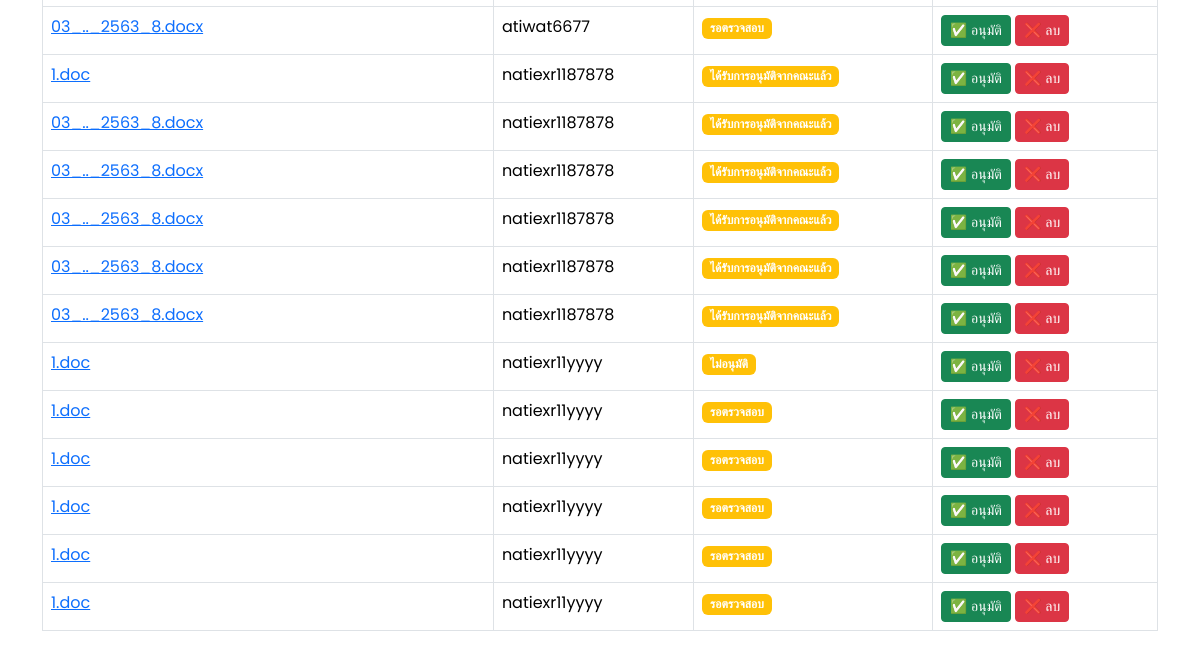
The app's page /manage_requests (signed in, lower part), older data.
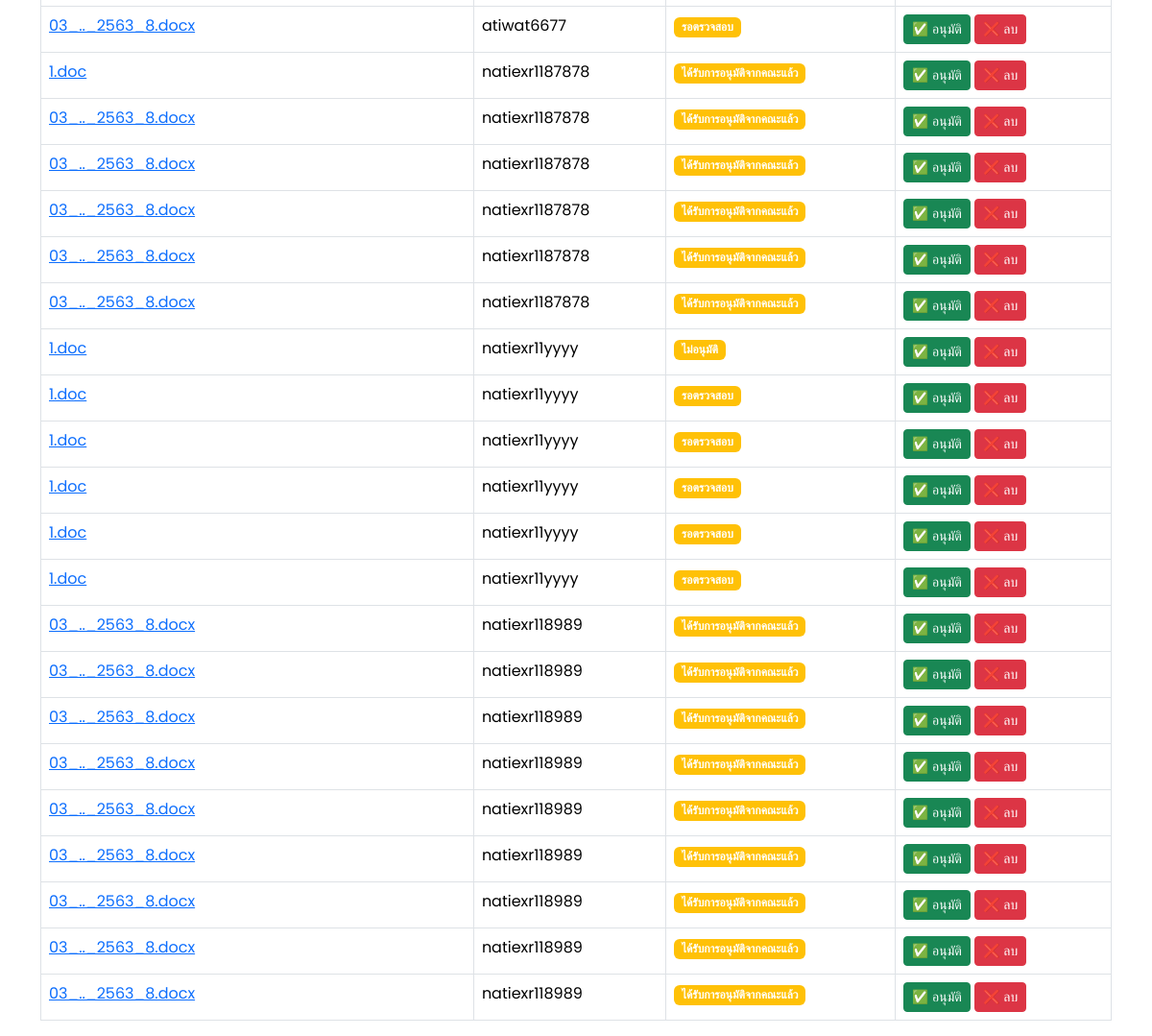
The same page, newer data.
### app.py (models this page shows)
class File(db.Model):
    id = db.Column(db.Integer, primary_key=True)
    filename = db.Column(db.String(255), nullable=False)
    file_path = db.Column(db.String(255), nullable=True)  # ✅ เพิ่มฟิลด์นี้
    status = db.Column(db.String(50), nullable=False, default="รอตรวจสอบ")
    comment = db.Column(db.Text, nullable=True)
    user_id = db.Column(db.Integer, db.ForeignKey('user.id'), nullable=False)
    upload_date = db.Column(db.DateTime, default=db.func.current_timestamp())
    review_date = db.Column(db.DateTime, nullable=True)
    approve_date = db.Column(db.DateTime, nullable=True)

class User(db.Model):
    id = db.Column(db.Integer, primary_key=True)
    username = db.Column(db.String(100), unique=True, nullable=False)
    email = db.Column(db.String(150), unique=True, nullable=False)  # ✅ เพิ่ม email
    password = db.Column(db.String(200), nullable=False)
    role = db.Column(db.String(10), nullable=False, default='user')
    files = db.relationship('File', backref='user', lazy=True)
    faculty = db.Column(db.String(100), nullable=True)

### app.py (the view)
@app.route('/manage_requests')
def manage_requests():
    if 'user_id' not in session or session.get('role') not in ['admin', 'admin_university']:
        flash("⚠️ กรุณาเข้าสู่ระบบก่อน!", "warning")
        return redirect(url_for('login'))  # ถ้าไม่ได้ login ให้กลับไปหน้า login
    files = File.query.all()
    response = make_response(render_template('manage_requests.html', files=files))
    response.headers['Cache-Control'] = 'no-store, no-cache, must-revalidate, max-age=0'
    response.headers['Pragma'] = 'no-cache'
    response.headers['Expires'] = '0'
    return response

### templates/manage_requests.html (shortened to what this page needs)
<!DOCTYPE html>
<html lang="th">
<head>
    <link href="https://cdn.jsdelivr.net/npm/bootstrap@5.3.3/dist/css/bootstrap.min.css" rel="stylesheet">
    <link rel="stylesheet" href="https://cdnjs.cloudflare.com/ajax/libs/font-awesome/6.4.2/css/all.min.css">
</head>
<body>
    <div class="container mt-4">
        <table class="table table-bordered mt-3">
            <tbody>
                {% for file in files %}
                <tr>
                    <td>
                        <a href="{{ url_for('uploaded_file', filename=file.filename) }}" target="_blank">
                            {{ file.filename }}
                        </a>
                    </td>
                    <td>{{ file.user.username }}</td>
                    <td>
                        <span class="badge {% if file.status == 'อนุมัติแล้ว' %} bg-success {% else %} bg-warning {% endif %}">
                            {{ file.status }}
                        </span>
                    </td>
                    <td>
                        {% if file.status != 'อนุมัติแล้ว' %}
                        <a href="{{ url_for('approve_file', file_id=file.id) }}" class="btn btn-success btn-sm">
                            ✅ อนุมัติ
                        </a>
                        {% endif %}
                        <a href="{{ url_for('delete_file', file_id=file.id) }}" class="btn btn-danger btn-sm"
                           onclick="return confirm('คุณแน่ใจหรือไม่ว่าต้องการลบไฟล์นี้?');">
                            ❌ ลบ
                        </a>
                    </td>
                </tr>
                {% else %}
                <tr>
                    <td colspan="4" class="text-center text-muted">ยังไม่มีคำขอเอกสาร</td>
                </tr>
                {% endfor %}
            </tbody>
        </table>
    </div>
</body>
</html>

### templates/manage_requests.html (style rules this page uses)
body { font-family: 'Poppins', sans-serif; background: white; color: black; }

Row changes from the older to the newer data that the page shows:
added File: filename "03_.._2563_8.docx", user.username "natiexr118989", status "ได้รับการอนุมัติจากคณะแล้ว"
added File: filename "03_.._2563_8.docx", user.username "natiexr118989", status "ได้รับการอนุมัติจากคณะแล้ว"
added File: filename "03_.._2563_8.docx", user.username "natiexr118989", status "ได้รับการอนุมัติจากคณะแล้ว"
added File: filename "03_.._2563_8.docx", user.username "natiexr118989", status "ได้รับการอนุมัติจากคณะแล้ว"
added File: filename "03_.._2563_8.docx", user.username "natiexr118989", status "ได้รับการอนุมัติจากคณะแล้ว"
added File: filename "03_.._2563_8.docx", user.username "natiexr118989", status "ได้รับการอนุมัติจากคณะแล้ว"
added File: filename "03_.._2563_8.docx", user.username "natiexr118989", status "ได้รับการอนุมัติจากคณะแล้ว"
added File: filename "03_.._2563_8.docx", user.username "natiexr118989", status "ได้รับการอนุมัติจากคณะแล้ว"
added File: filename "03_.._2563_8.docx", user.username "natiexr118989", status "ได้รับการอนุมัติจากคณะแล้ว"
